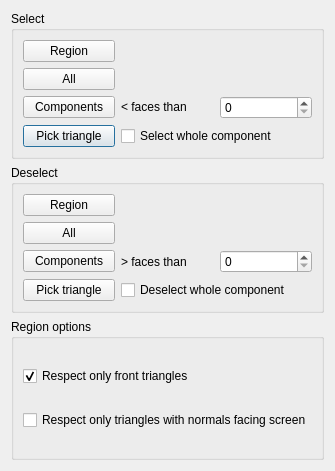
<?xml version="1.0" encoding="UTF-8"?>
<ui version="4.0">
 <class>MeshGui::RemoveComponents</class>
 <widget class="QDialog" name="MeshGui::RemoveComponents">
  <property name="geometry">
   <rect>
    <x>0</x>
    <y>0</y>
    <width>303</width>
    <height>471</height>
   </rect>
  </property>
  <property name="windowTitle">
   <string>Remove components</string>
  </property>
  <layout class="QGridLayout" name="gridLayout_2">
   <item row="0" column="0">
    <widget class="QGroupBox" name="groupBox">
     <property name="title">
      <string>Select</string>
     </property>
     <layout class="QGridLayout">
      <property name="margin">
       <number>9</number>
      </property>
      <property name="spacing">
       <number>6</number>
      </property>
      <item row="3" column="1" colspan="2">
       <widget class="QCheckBox" name="cbSelectComp">
        <property name="text">
         <string>Select whole component</string>
        </property>
       </widget>
      </item>
      <item row="3" column="0">
       <widget class="QPushButton" name="selectTriangle">
        <property name="text">
         <string>Pick triangle</string>
        </property>
       </widget>
      </item>
      <item row="2" column="2">
       <widget class="QSpinBox" name="spSelectComp"/>
      </item>
      <item row="2" column="1">
       <widget class="QLabel" name="label">
        <property name="text">
         <string>&lt; faces than</string>
        </property>
       </widget>
      </item>
      <item row="0" column="0">
       <widget class="QPushButton" name="selectRegion">
        <property name="text">
         <string>Region</string>
        </property>
       </widget>
      </item>
      <item row="2" column="0">
       <widget class="QPushButton" name="selectComponents">
        <property name="text">
         <string>Components</string>
        </property>
       </widget>
      </item>
      <item row="0" column="1" colspan="2">
       <spacer>
        <property name="orientation">
         <enum>Qt::Horizontal</enum>
        </property>
        <property name="sizeHint" stdset="0">
         <size>
          <width>161</width>
          <height>20</height>
         </size>
        </property>
       </spacer>
      </item>
      <item row="1" column="0">
       <widget class="QPushButton" name="selectAll">
        <property name="text">
         <string>All</string>
        </property>
       </widget>
      </item>
      <item row="1" column="1" colspan="2">
       <spacer>
        <property name="orientation">
         <enum>Qt::Horizontal</enum>
        </property>
        <property name="sizeHint" stdset="0">
         <size>
          <width>161</width>
          <height>20</height>
         </size>
        </property>
       </spacer>
      </item>
     </layout>
    </widget>
   </item>
   <item row="1" column="0">
    <widget class="QGroupBox" name="groupBox_2">
     <property name="title">
      <string>Deselect</string>
     </property>
     <layout class="QGridLayout">
      <property name="margin">
       <number>9</number>
      </property>
      <property name="spacing">
       <number>6</number>
      </property>
      <item row="3" column="1" colspan="2">
       <widget class="QCheckBox" name="cbDeselectComp">
        <property name="text">
         <string>Deselect whole component</string>
        </property>
       </widget>
      </item>
      <item row="3" column="0">
       <widget class="QPushButton" name="deselectTriangle">
        <property name="text">
         <string>Pick triangle</string>
        </property>
       </widget>
      </item>
      <item row="2" column="2">
       <widget class="QSpinBox" name="spDeselectComp"/>
      </item>
      <item row="2" column="1">
       <widget class="QLabel" name="label_2">
        <property name="text">
         <string>&gt; faces than</string>
        </property>
       </widget>
      </item>
      <item row="1" column="1" colspan="2">
       <spacer>
        <property name="orientation">
         <enum>Qt::Horizontal</enum>
        </property>
        <property name="sizeHint" stdset="0">
         <size>
          <width>181</width>
          <height>20</height>
         </size>
        </property>
       </spacer>
      </item>
      <item row="0" column="0">
       <widget class="QPushButton" name="deselectRegion">
        <property name="text">
         <string>Region</string>
        </property>
       </widget>
      </item>
      <item row="0" column="1" colspan="2">
       <spacer>
        <property name="orientation">
         <enum>Qt::Horizontal</enum>
        </property>
        <property name="sizeHint" stdset="0">
         <size>
          <width>21</width>
          <height>20</height>
         </size>
        </property>
       </spacer>
      </item>
      <item row="1" column="0">
       <widget class="QPushButton" name="deselectAll">
        <property name="text">
         <string>All</string>
        </property>
       </widget>
      </item>
      <item row="2" column="0">
       <widget class="QPushButton" name="deselectComponents">
        <property name="text">
         <string>Components</string>
        </property>
       </widget>
      </item>
     </layout>
    </widget>
   </item>
   <item row="2" column="0">
    <widget class="QGroupBox" name="groupBox_3">
     <property name="title">
      <string>Region options</string>
     </property>
     <layout class="QGridLayout" name="gridLayout_3">
      <item row="0" column="0">
       <widget class="QCheckBox" name="frontTriangles">
        <property name="text">
         <string>Respect only front triangles</string>
        </property>
        <property name="checked">
         <bool>true</bool>
        </property>
       </widget>
      </item>
      <item row="1" column="0">
       <widget class="QCheckBox" name="screenTriangles">
        <property name="text">
         <string>Respect only triangles with normals facing screen</string>
        </property>
       </widget>
      </item>
     </layout>
    </widget>
   </item>
  </layout>
 </widget>
 <tabstops>
  <tabstop>selectRegion</tabstop>
  <tabstop>selectAll</tabstop>
  <tabstop>selectComponents</tabstop>
  <tabstop>spSelectComp</tabstop>
  <tabstop>selectTriangle</tabstop>
  <tabstop>cbSelectComp</tabstop>
  <tabstop>deselectRegion</tabstop>
  <tabstop>deselectAll</tabstop>
  <tabstop>deselectComponents</tabstop>
  <tabstop>spDeselectComp</tabstop>
  <tabstop>deselectTriangle</tabstop>
  <tabstop>cbDeselectComp</tabstop>
 </tabstops>
 <resources/>
 <connections/>
</ui>
